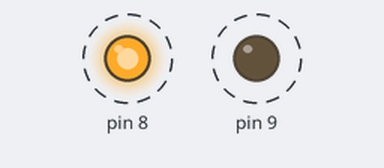
Bench run of a sketch on a simulated Arduino Uno, built with avr-gcc and run on an emulated ATmega328P. On the bench: output pins drawn as LEDs (lit = HIGH). Dashed ring = blinking.

Above: at 0.05 s.
Timing chart, 0 to 5.8 s (numbered marks = the images above):
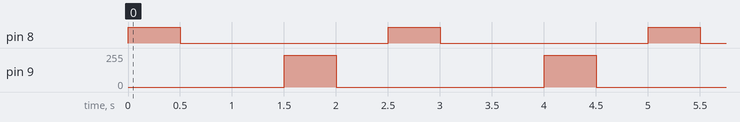

Measured:
- by itself, pin 8: alternates HIGH for 0.50 s and LOW for 2.0 s
- by itself, pin 9: alternates 240/255 for 0.50 s and 0/255 for 2.0 s

The sketch:

sketch_sep20d.ino
```cpp
void setup() {
 pinMode(8, OUTPUT);
 pinMode(9, OUTPUT);

}

void loop() {
 analogWrite(8, 240);
 analogWrite(9, 0);
 delay(500);

 digitalWrite(8, 0);
 digitalWrite(9, 0);
 delay(1000);

 analogWrite(8, 0);
 analogWrite(9, 240);
 delay(500);

 digitalWrite(8, 0);
 digitalWrite(9, 0);
 delay(500);

}
```
